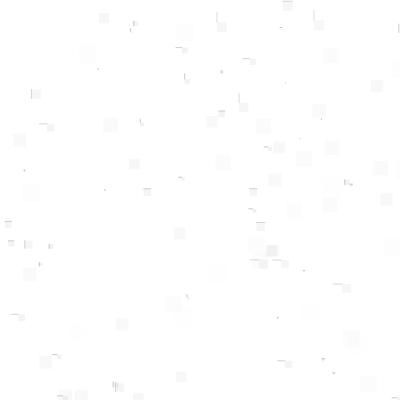
Frame 1 (no input)
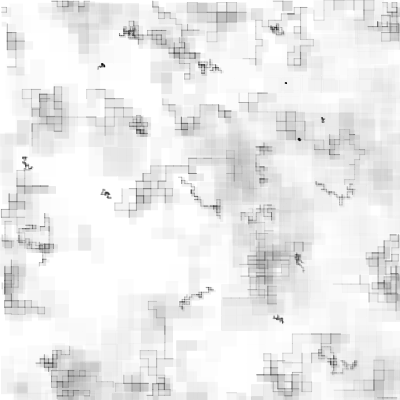
Frame 60 (no input)
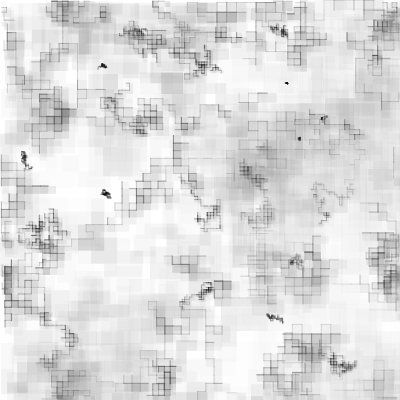
Frame 120 (the mouse pressed at the canvas centre since frame 60)

The p5.js sketch that drew these frames (run headless with seeded random() and noise() and a simulated clock; from frame 60 on, the mouse is pressed at the canvas centre):

// p5.js sketch
// ── sketch.js
let walkers = [];

function setup() {
  createCanvas(400, 400);
  background(255);
  for (let i = 0; i < 100; i++) {
    let w = new Walker(
      random(width), 
      random(height), 
      (i + 1)/5, 
      2.5 * i);
    walkers.push(w);
  }
}

function draw() {
  for (let i = 0; i < walkers.length; i++) {
    walkers[i].step();
    walkers[i].render();
  }
}

// ── walker.js
class Walker {
  
  constructor(xpos, ypos, stepSz, c) {
    this.x = xpos;
    this.y = ypos;
    this.lx = xpos;
    this.ly = ypos;
    this.stepSz = stepSz;
    this.c = c;
  }
  
  step() {
    
    let flip = floor(random(0, 4));
    
    if (flip === 0) {
      this.x += this.stepSz;
    } else if (flip === 1) {
      this.x -= this.stepSz;
    } else if (flip === 2) {
      this.y += this.stepSz;
    } else if (flip === 3) {
      this.y -= this.stepSz;
    }

    // wraparound if we're off edge
    this.x = (this.x + width) % width;
    this.y = (this.y + height) % height;
  }
  
  render() {
    noStroke();
    fill(this.c,16);
    rect(this.x, this.y, this.stepSz);
    if (dist(this.x, this.y, this.lx, this.ly) <= 10) {
      stroke(this.c,64);
      line(this.x, this.y, this.lx, this.ly);
    }
    this.lx = this.x;
    this.ly = this.y;
  }
}
